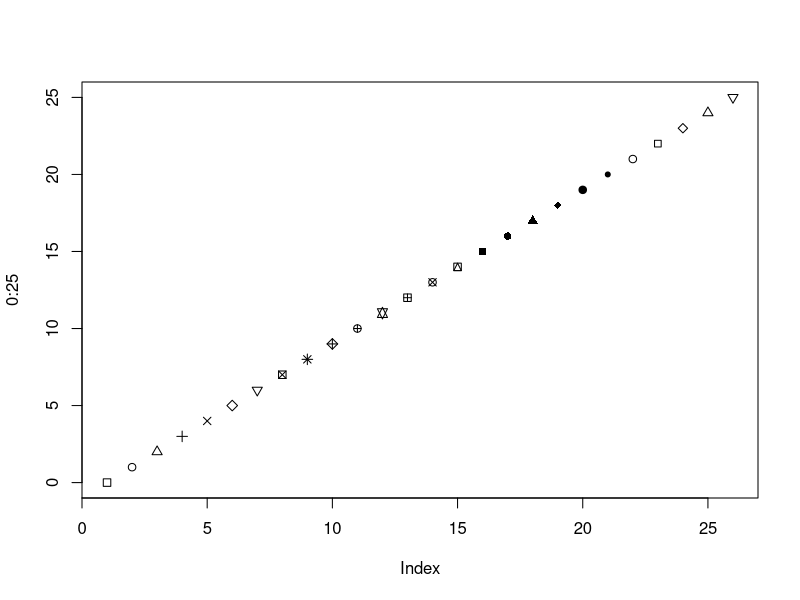
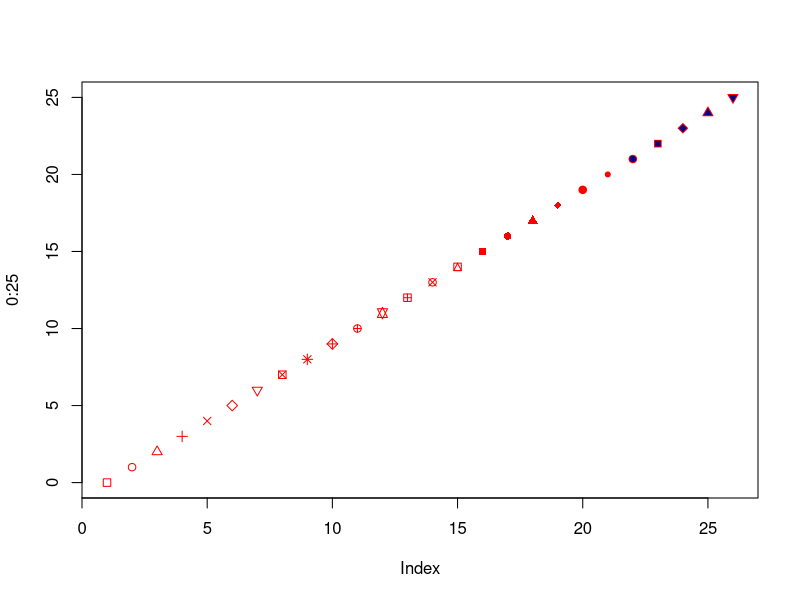
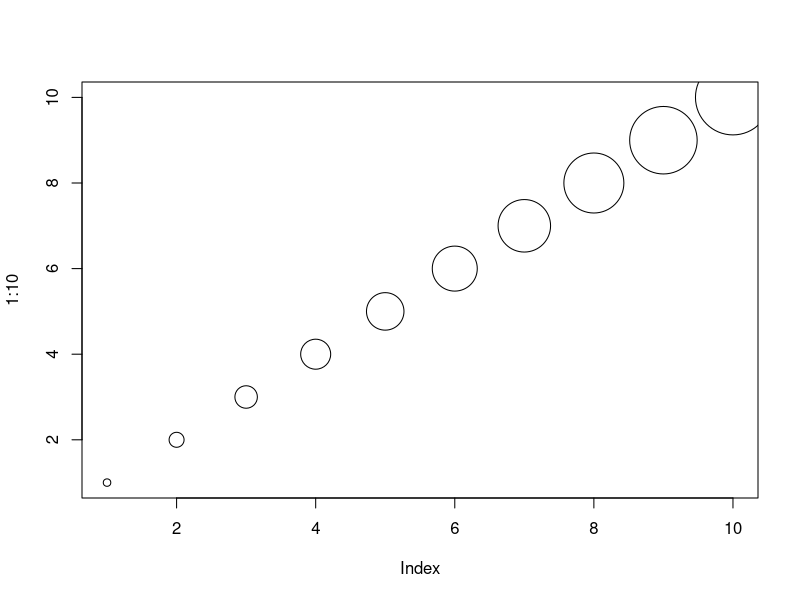
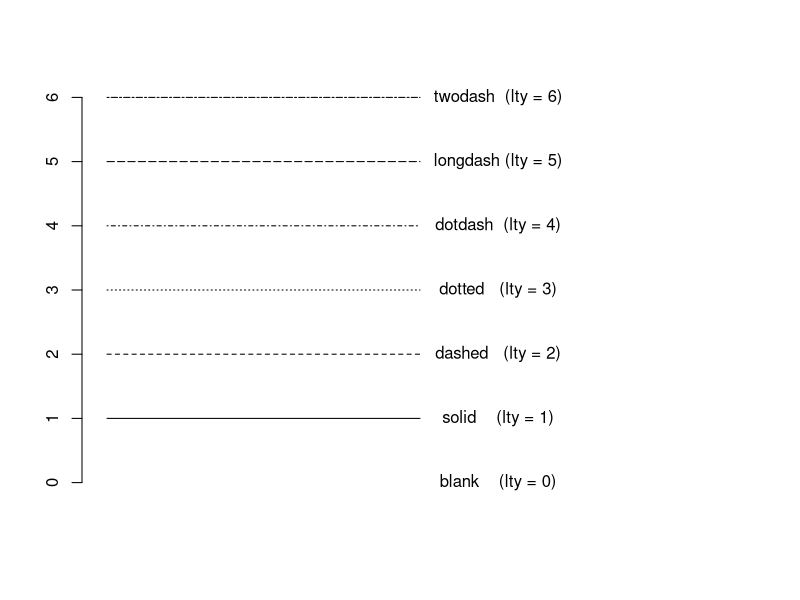
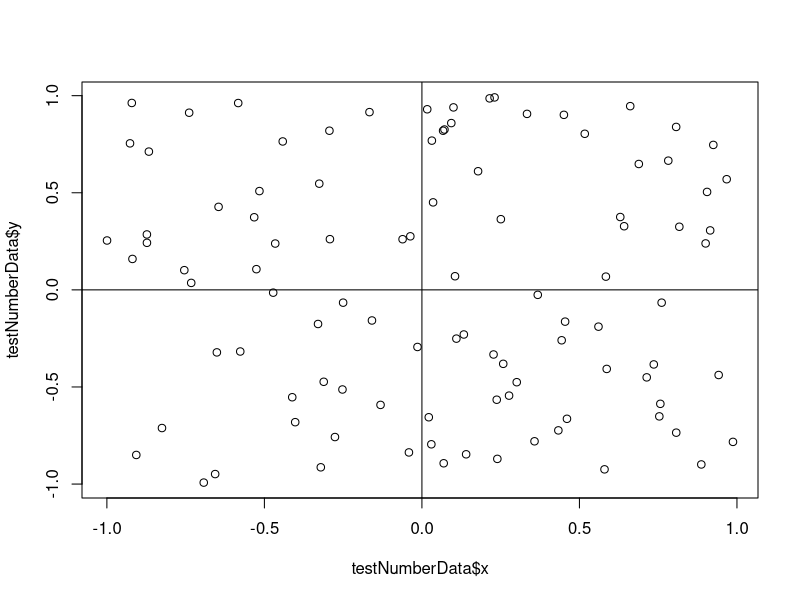
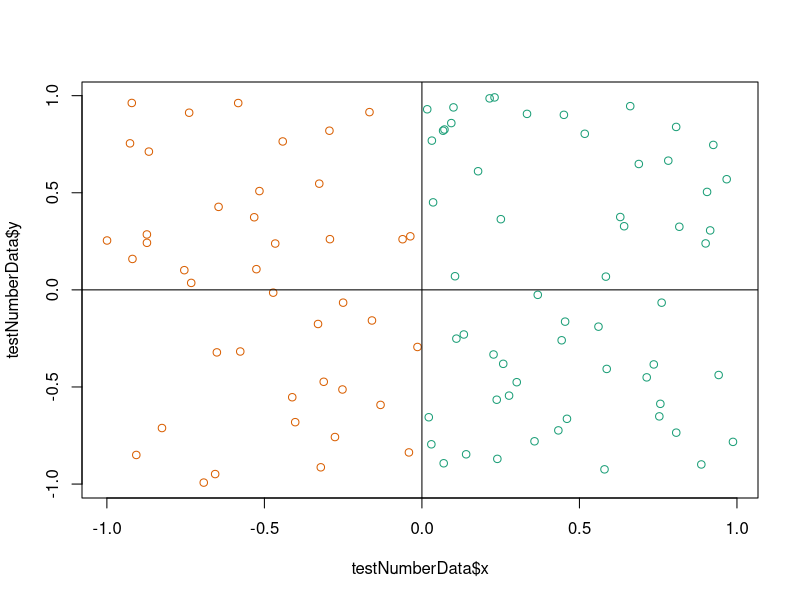
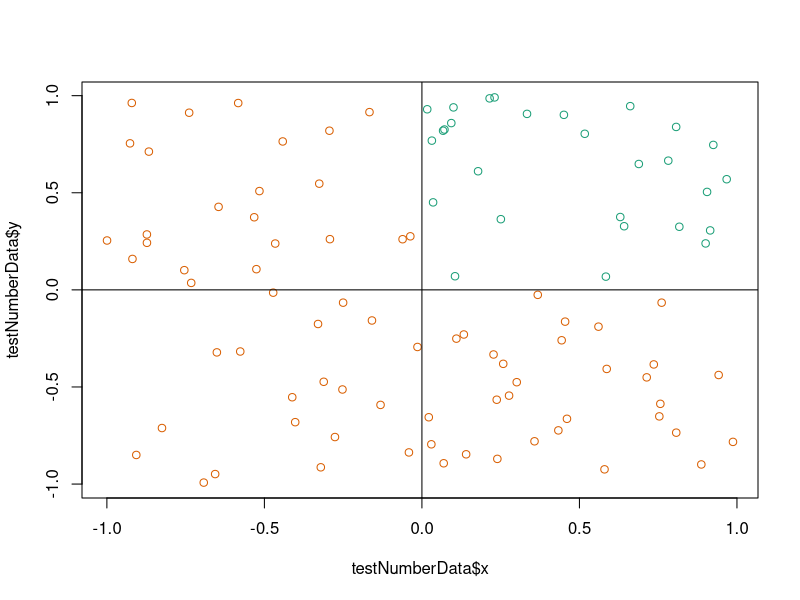
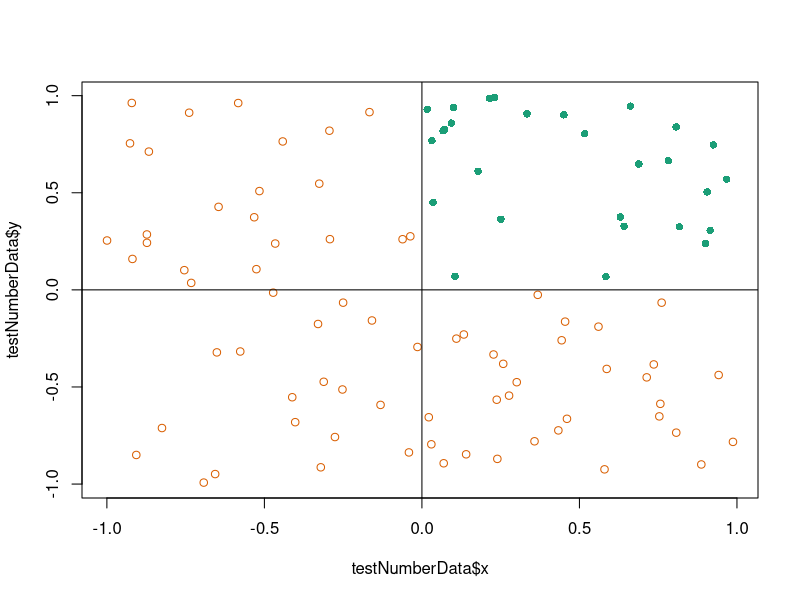

Write R code to recreate these figures, in order.
## ---- chunk 1
require(knitr)
#turn off mesages and warnings and make it so output isn't prefixed by anything,
#default is to put "##" in front of all output for some reason
#also set tidy to true so code is wrapped properly 
opts_chunk$set(message=FALSE, warning=FALSE, comment = "")
options(width = 80)
## ---- chunk 2
plot(0:25, pch = 0:25)
## ---- chunk 3
plot(0:25, pch = 0:25, col = "red", bg = "darkblue")
## ---- chunk 4
plot(1:10, cex = 1:10)
## ---- chunk 5
# blank you can't see it
plot(c(0,1), c(0,0), ylim = c(0,6),xlim = c(0,2), type="l", xlab = NA, ylab = NA, bty = "none", lty=0, xaxt = "none")
# solid (the default)
lines(c(0,1), c(1,1), type="l", lty=1)
# dashed
lines(c(0,1), c(2,2), type="l", lty=2)
# dotted
lines(c(0,1), c(3,3), type="l", lty=3)
# dotdash
lines(c(0,1), c(4,4), type="l", lty=4)
# longdash
lines(c(0,1), c(5,5), type="l", lty=5)
# twodash
lines(c(0,1), c(6,6), type="l", lty=6)
# blank you can't see it
text(1.25,0, "blank    (lty = 0)")
text(1.25,1, "solid    (lty = 1)")
text(1.25,2, "dashed   (lty = 2)")
text(1.25,3, "dotted   (lty = 3)")
text(1.25,4, "dotdash  (lty = 4)")
text(1.25,5, "longdash (lty = 5)")
text(1.25,6, "twodash  (lty = 6)")
## ---- chunk 6
ifelse(c(TRUE,FALSE,TRUE, FALSE), "Replace_TRUE", "Replace_FALSE")
## ---- chunk 7

testNumbers = c(1,2,3,4)

testNumbers > 2

ifelse(testNumbers >2, "Greater_than_two", "Less_than_two")

## ---- chunk 8
ifelse(testNumbers >2 & testNumbers < 4, "Greater_than_two_less_than_four", "Less_than_two_or_greater_than_four")
## ---- chunk 9
testNumberData = data.frame(x = runif(100,-1,1), y = runif(100,-1,1))

plot(testNumberData$x, testNumberData$y)

# add a line for x = 0 and y = 0

abline(v = 0)

abline(h = 0)
## ---- chunk 10
library(RColorBrewer)
cols = brewer.pal(2, "Dark2")

plot(testNumberData$x, testNumberData$y, 
     col = ifelse(testNumberData$x > 0, cols[1], cols[2]))

# add a line for x = 0 and y = 0

abline(v = 0)

abline(h = 0)
## ---- chunk 11
cols = brewer.pal(2, "Dark2")

plot(testNumberData$x, testNumberData$y, 
     col = ifelse(testNumberData$x > 0 & testNumberData$y > 0,
                  cols[1], cols[2]))

# add a line for x = 0 and y = 0

abline(v = 0)

abline(h = 0)
## ---- chunk 12
cols = brewer.pal(2, "Dark2")

plot(testNumberData$x, testNumberData$y, 
     col = ifelse(testNumberData$x > 0 & testNumberData$y > 0,
                  cols[1], cols[2]),
     pch = ifelse(testNumberData$x > 0 & testNumberData$y > 0,
                  16, 1))

# add a line for x = 0 and y = 0

abline(v = 0)

abline(h = 0)
## ---- chunk 13
cols = brewer.pal(2, "Dark2")

testNumberDataLarge = data.frame(x = runif(2000,-1,1), y = runif(2000,-1,1))

plot(testNumberDataLarge$x, testNumberDataLarge$y, 
     col = ifelse(testNumberDataLarge$x > 0 & testNumberDataLarge$y > 0,
                  cols[1], cols[2]),
     pch = ifelse(testNumberDataLarge$x > 0 & testNumberDataLarge$y > 0,
                  16, 1))

# add a line for x = 0 and y = 0

abline(v = 0)

abline(h = 0)
## ---- chunk 14
library(scales)

cols = alpha(brewer.pal(2, "Dark2"), alpha = .50)

testNumberDataLarge = data.frame(x = runif(2000,-1,1), y = runif(2000,-1,1))

plot(testNumberDataLarge$x, testNumberDataLarge$y, 
     col = ifelse(testNumberDataLarge$x > 0 & testNumberDataLarge$y > 0,
                  cols[1], cols[2]),
     pch = ifelse(testNumberDataLarge$x > 0 & testNumberDataLarge$y > 0,
                  16, 1))

# add a line for x = 0 and y = 0

abline(v = 0)

abline(h = 0)
